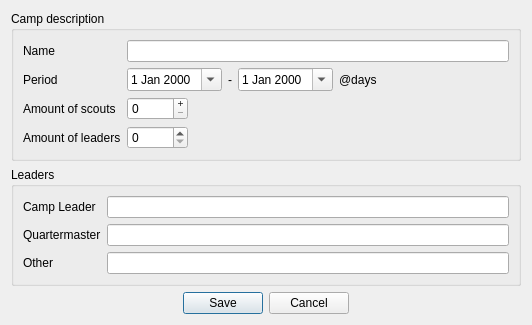
<?xml version="1.0" encoding="UTF-8"?>
<ui version="4.0">
 <class>CampSettingsDialog</class>
 <widget class="QDialog" name="CampSettingsDialog">
  <property name="geometry">
   <rect>
    <x>0</x>
    <y>0</y>
    <width>532</width>
    <height>314</height>
   </rect>
  </property>
  <property name="windowTitle">
   <string>Camp properties</string>
  </property>
  <property name="modal">
   <bool>true</bool>
  </property>
  <layout class="QVBoxLayout" name="verticalLayout">
   <item>
    <widget class="QGroupBox" name="groupBox_camp">
     <property name="title">
      <string>Camp description</string>
     </property>
     <layout class="QFormLayout" name="formLayout">
      <property name="fieldGrowthPolicy">
       <enum>QFormLayout::ExpandingFieldsGrow</enum>
      </property>
      <item row="0" column="0">
       <widget class="QLabel" name="label_name">
        <property name="text">
         <string>Name</string>
        </property>
       </widget>
      </item>
      <item row="0" column="1">
       <widget class="QLineEdit" name="edit_name">
        <property name="maxLength">
         <number>64</number>
        </property>
       </widget>
      </item>
      <item row="2" column="0">
       <widget class="QLabel" name="label_period">
        <property name="text">
         <string>Period</string>
        </property>
       </widget>
      </item>
      <item row="2" column="1">
       <layout class="QHBoxLayout" name="horizontalLayout_2">
        <item>
         <widget class="QDateEdit" name="period_start">
          <property name="calendarPopup">
           <bool>true</bool>
          </property>
         </widget>
        </item>
        <item>
         <widget class="QLabel" name="label">
          <property name="text">
           <string>-</string>
          </property>
         </widget>
        </item>
        <item>
         <widget class="QDateEdit" name="period_stop">
          <property name="calendarPopup">
           <bool>true</bool>
          </property>
         </widget>
        </item>
        <item>
         <widget class="QLabel" name="label_days">
          <property name="text">
           <string>@days</string>
          </property>
         </widget>
        </item>
       </layout>
      </item>
      <item row="4" column="0">
       <widget class="QLabel" name="label_stuff">
        <property name="text">
         <string>Amount of scouts</string>
        </property>
       </widget>
      </item>
      <item row="5" column="0">
       <widget class="QLabel" name="label_participants">
        <property name="text">
         <string>Amount of leaders</string>
        </property>
       </widget>
      </item>
      <item row="5" column="1">
       <widget class="QSpinBox" name="spin_leaders">
        <property name="maximum">
         <number>99999</number>
        </property>
       </widget>
      </item>
      <item row="4" column="1">
       <widget class="QSpinBox" name="spin_scouts">
        <property name="buttonSymbols">
         <enum>QAbstractSpinBox::PlusMinus</enum>
        </property>
        <property name="maximum">
         <number>99999</number>
        </property>
       </widget>
      </item>
     </layout>
    </widget>
   </item>
   <item>
    <widget class="QGroupBox" name="groupBox_people">
     <property name="title">
      <string>Leaders</string>
     </property>
     <layout class="QFormLayout" name="formLayout_2">
      <item row="2" column="0">
       <widget class="QLabel" name="label_chief">
        <property name="text">
         <string>Camp Leader</string>
        </property>
       </widget>
      </item>
      <item row="2" column="1">
       <widget class="QLineEdit" name="edit_leader">
        <property name="maxLength">
         <number>64</number>
        </property>
       </widget>
      </item>
      <item row="3" column="1">
       <widget class="QLineEdit" name="edit_qmaster">
        <property name="maxLength">
         <number>64</number>
        </property>
       </widget>
      </item>
      <item row="4" column="1">
       <widget class="QLineEdit" name="edit_others">
        <property name="maxLength">
         <number>64</number>
        </property>
       </widget>
      </item>
      <item row="3" column="0">
       <widget class="QLabel" name="label_qmaster">
        <property name="text">
         <string>Quartermaster</string>
        </property>
       </widget>
      </item>
      <item row="4" column="0">
       <widget class="QLabel" name="label_others">
        <property name="text">
         <string>Other</string>
        </property>
       </widget>
      </item>
     </layout>
    </widget>
   </item>
   <item>
    <widget class="QDialogButtonBox" name="buttonBox">
     <property name="orientation">
      <enum>Qt::Horizontal</enum>
     </property>
     <property name="standardButtons">
      <set>QDialogButtonBox::Cancel|QDialogButtonBox::Save</set>
     </property>
     <property name="centerButtons">
      <bool>true</bool>
     </property>
    </widget>
   </item>
  </layout>
 </widget>
 <tabstops>
  <tabstop>edit_name</tabstop>
  <tabstop>period_stop</tabstop>
  <tabstop>spin_scouts</tabstop>
  <tabstop>spin_leaders</tabstop>
  <tabstop>edit_leader</tabstop>
  <tabstop>edit_qmaster</tabstop>
  <tabstop>edit_others</tabstop>
  <tabstop>buttonBox</tabstop>
 </tabstops>
 <resources/>
 <connections>
  <connection>
   <sender>buttonBox</sender>
   <signal>accepted()</signal>
   <receiver>CampSettingsDialog</receiver>
   <slot>accept()</slot>
   <hints>
    <hint type="sourcelabel">
     <x>248</x>
     <y>254</y>
    </hint>
    <hint type="destinationlabel">
     <x>157</x>
     <y>274</y>
    </hint>
   </hints>
  </connection>
  <connection>
   <sender>buttonBox</sender>
   <signal>rejected()</signal>
   <receiver>CampSettingsDialog</receiver>
   <slot>reject()</slot>
   <hints>
    <hint type="sourcelabel">
     <x>316</x>
     <y>260</y>
    </hint>
    <hint type="destinationlabel">
     <x>286</x>
     <y>274</y>
    </hint>
   </hints>
  </connection>
 </connections>
</ui>
